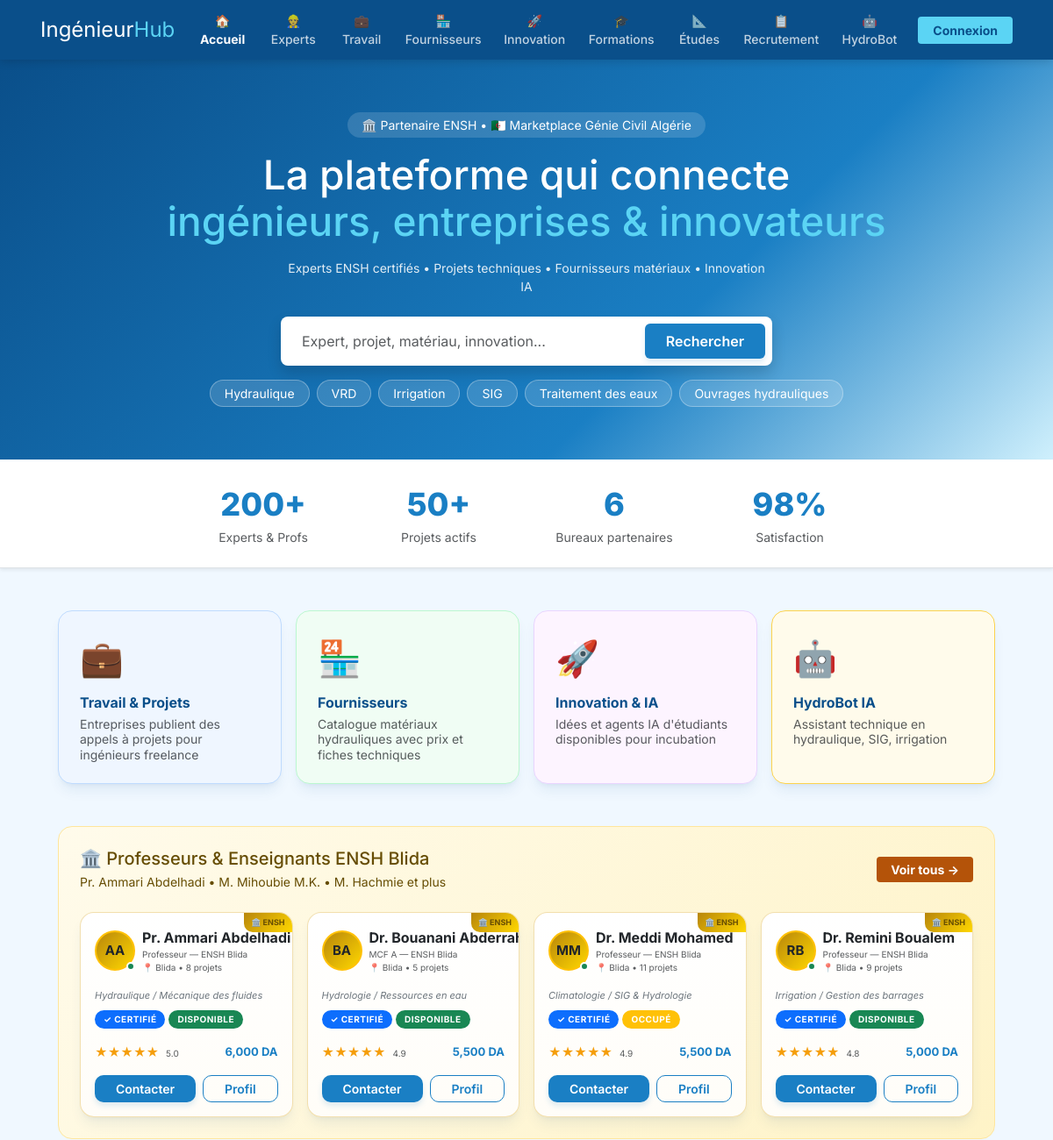
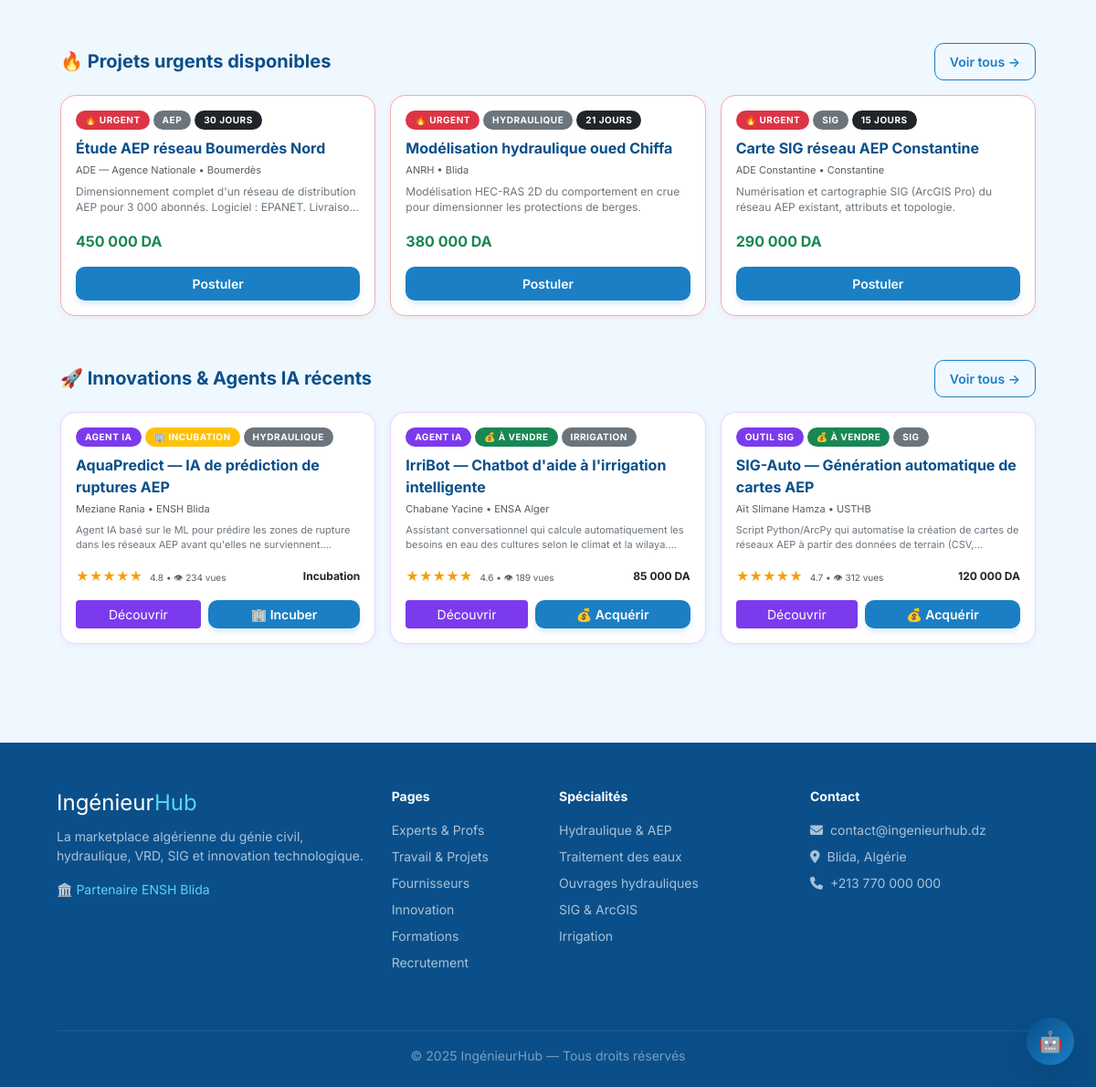
The page / on the database its author committed (2 pictures, top to bottom).
### tables this page shows
CREATE TABLE IF NOT EXISTS `experts` (
    `id` INT AUTO_INCREMENT PRIMARY KEY,
    `nom` VARCHAR(100) NOT NULL,
    `email` VARCHAR(100) NULL UNIQUE,
    `spec` VARCHAR(255) NOT NULL,
    `wilaya` VARCHAR(50) NOT NULL,
    `note` DECIMAL(2,1) NOT NULL,
    `avis` INT NOT NULL DEFAULT 0,
    `prix` INT NOT NULL,
    `dispo` TINYINT(1) NOT NULL DEFAULT 1,
    `online` TINYINT(1) NOT NULL DEFAULT 0,
    `certifie` TINYINT(1) NOT NULL DEFAULT 1,
    `img` VARCHAR(5) NOT NULL,  
    `ensh` TINYINT(1) NOT NULL DEFAULT 0,
    `grade` VARCHAR(100) NOT NULL,
    `domaines` VARCHAR(255) NOT NULL,  
    `projets` INT NOT NULL DEFAULT 0
);

CREATE TABLE IF NOT EXISTS `problematiques` (
    `id` INT AUTO_INCREMENT PRIMARY KEY,
    `user_id` INT NULL,
    `titre` VARCHAR(255) NOT NULL,
    `entreprise` VARCHAR(150) NOT NULL,
    `secteur` ENUM('Étatique', 'Privé', 'International') NOT NULL,
    `wilaya` VARCHAR(50) NOT NULL,
    `budget` VARCHAR(50) NOT NULL,
    `delai` VARCHAR(50) NOT NULL,
    `domaine` VARCHAR(100) NOT NULL,
    `urgent` TINYINT(1) NOT NULL DEFAULT 0,
    `candidats` INT NOT NULL DEFAULT 0,
    `desc` TEXT NOT NULL,
    `date` VARCHAR(15) NOT NULL,
    `created_at` TIMESTAMP DEFAULT CURRENT_TIMESTAMP,
    FOREIGN KEY (`user_id`) REFERENCES `users`(`id`) ON DELETE SET NULL
);

CREATE TABLE IF NOT EXISTS `innovations` (
    `id` INT AUTO_INCREMENT PRIMARY KEY,
    `titre` VARCHAR(255) NOT NULL,
    `auteur` VARCHAR(100) NOT NULL,
    `email` VARCHAR(100) NULL,
    `type` VARCHAR(100) NOT NULL,
    `univ` VARCHAR(150) NOT NULL,
    `domaine` VARCHAR(100) NOT NULL,
    `prix` VARCHAR(50) NOT NULL,
    `tags` VARCHAR(255) NOT NULL,  
    `desc` TEXT NOT NULL,
    `note` DECIMAL(2,1) NOT NULL,
    `vues` INT NOT NULL DEFAULT 0,
    `statut` VARCHAR(50) NOT NULL,
    `created_at` TIMESTAMP DEFAULT CURRENT_TIMESTAMP
);

### pages/accueil.php (the view, shortened to what the rows shown need)
<?php
$db = getDB();
$stmt = $db->query("SELECT * FROM experts WHERE ensh = 1 LIMIT 4");
$ensh_experts = $stmt->fetchAll();
$stmt = $db->query("SELECT * FROM problematiques WHERE urgent = 1 LIMIT 3");
$urgent_projects = $stmt->fetchAll();
$stmt = $db->query("SELECT * FROM innovations LIMIT 3");
$innovations = $stmt->fetchAll();
if (!function_exists('renderStars')) {
    function renderStars($n) {
        $rounded = round($n);
        $html = '<span style="color: #f59e0b;">';
        for ($i = 1; $i <= 5; $i++) {
            $html .= $i <= $rounded ? '★' : '☆';
        }
        $html .= '</span>';
        return $html;
    }
}
?>
<div style="background: linear-gradient(135deg, var(--primary) 0%, var(--secondary) 65%, rgba(91, 212, 244, 0.22) 100%); padding: 60px 24px; text-align: center; color: #fff;">
    <h1 class="fw-extrabold mb-3 text-white" style="font-size: clamp(24px, 4.5vw, 46px); line-height: 1.15;">
        La plateforme qui connecte<br><span style="color: var(--accent);">ingénieurs, entreprises & innovateurs</span>
    </h1>
</div>
<div class="container py-5 px-3" style="max-width: 1100px;">
    <div class="rounded-4 p-4 mb-5 border-warning-subtle" style="background: linear-gradient(135deg, #fffbeb, #fef3c7); border: 1px solid #fcd34d;">
        <div class="row g-3">
            <?php foreach ($ensh_experts as $e): ?>
                <div class="col-lg-3 col-md-6">
                    <div class="card-expert card-ensh p-3 h-100 position-relative overflow-hidden">
                        <div class="position-absolute top-0 end-0 px-2 py-1 small fw-bold text-warning-emphasis text-center" style="background: linear-gradient(135deg, var(--gold), #ffd700); font-size: 9px; border-bottom-left-radius: 10px;">🏛️ ENSH</div>
                        <div class="d-flex gap-2 align-items-center mb-3">
                            <div class="position-relative">
                                <div class="rounded-circle d-flex align-items-center justify-content-center text-dark fw-bold border border-2 border-warning" style="width: 46px; height: 46px; background: linear-gradient(135deg, var(--gold), #ffd700); font-size: 15px;">
                                    <?php echo htmlspecialchars($e['img']); ?>
                                </div>
                                <?php if ($e['online']): ?>
                                    <span class="position-absolute bottom-0 end-0 bg-success rounded-circle border border-2 border-white" style="width: 10px; height: 10px;"></span>
                                <?php endif; ?>
                            </div>
                            <div class="flex-grow-1 min-w-0">
                                <div class="fw-bold fs-7 text-dark text-truncate" style="color: var(--primary);"><?php echo htmlspecialchars($e['nom']); ?></div>
                                <div class="text-muted" style="font-size: 10px;"><?php echo htmlspecialchars($e['grade']); ?></div>
                                <div class="text-muted" style="font-size: 10px;">📍 <?php echo htmlspecialchars($e['wilaya']); ?> • <?php echo $e['projets']; ?> projets</div>
                            </div>
                        </div>
                        <div class="text-secondary small mb-2 fst-italic" style="font-size: 11px;"><?php echo htmlspecialchars($e['spec']); ?></div>
                        <div class="d-flex flex-wrap gap-1 mb-3">
                            <?php if ($e['certifie']): ?>
                                <span class="custom-badge bg-primary text-white">✓ Certifié</span>
                            <?php endif; ?>
                            <?php if ($e['dispo']): ?>
                                <span class="custom-badge bg-success text-white">Disponible</span>
                            <?php else: ?>
                                <span class="custom-badge bg-warning text-white">Occupé</span>
                            <?php endif; ?>
                        </div>
                        <div class="d-flex align-items-center justify-content-between mb-3">
                            <div class="small">
                                <?php echo renderStars($e['note']); ?>
                                <span class="text-muted ms-1" style="font-size: 10px;"><?php echo $e['note']; ?></span>
                            </div>
                            <div class="fw-bold text-secondary" style="font-size: 13px; color: var(--secondary) !important;"><?php echo number_format($e['prix']); ?> DA</div>
                        </div>
                        <div class="d-flex gap-2">
                            <button class="btn btn-premium btn-sm flex-grow-1 py-1 fs-7" onclick="contactExpert(<?php echo $e['id']; ?>)">Contacter</button>
                            <button class="btn btn-premium-outline btn-sm flex-grow-1 py-1 fs-7" onclick="viewExpertProfile(<?php echo $e['id']; ?>)">Profil</button>
                        </div>
                    </div>
                </div>
            <?php endforeach; ?>
        </div>
    </div>
    <div class="d-flex align-items-center justify-content-between mb-3">
        <h2 class="fs-5 fw-bold mb-0" style="color: var(--primary);">🔥 Projets urgents disponibles</h2>
    </div>
    <div class="row g-3 mb-5">
        <?php foreach ($urgent_projects as $p): ?>
            <div class="col-md-4">
                <div class="card-project p-3 h-100 border-danger-subtle" style="box-shadow: 0 2px 8px rgba(239, 68, 68, 0.08);">
                    <div class="d-flex flex-wrap gap-1 mb-2">
                        <span class="custom-badge bg-danger text-white">🔥 URGENT</span>
                        <span class="custom-badge bg-secondary text-white"><?php echo htmlspecialchars($p['domaine']); ?></span>
                        <span class="custom-badge bg-dark text-white"><?php echo htmlspecialchars($p['delai']); ?></span>
                    </div>
                    <div class="fw-bold fs-7 mb-1" style="color: var(--primary);"><?php echo htmlspecialchars($p['titre']); ?></div>
                    <div class="text-muted mb-2" style="font-size: 11px;"><?php echo htmlspecialchars($p['entreprise']); ?> • <?php echo htmlspecialchars($p['wilaya']); ?></div>
                    <p class="text-secondary small mb-3 text-truncate-2" style="font-size: 12px; line-height: 1.4; display: -webkit-box; -webkit-line-clamp: 2; -webkit-box-orient: vertical; overflow: hidden;">
                        <?php echo htmlspecialchars($p['desc']); ?>
                    </p>
                    <div class="fw-bold text-success mb-3 fs-6"><?php echo htmlspecialchars($p['budget']); ?></div>
                    <button class="btn btn-premium btn-sm w-100 py-2 fs-7" onclick="applyToProject(<?php echo $p['id']; ?>, '<?php echo addslashes($p['titre']); ?>', '<?php echo htmlspecialchars($p['budget']); ?>', '<?php echo htmlspecialchars($p['delai']); ?>', '<?php echo htmlspecialchars($p['wilaya']); ?>')">Postuler</button>
                </div>
            </div>
        <?php endforeach; ?>
    </div>
    <div class="d-flex align-items-center justify-content-between mb-3">
        <h2 class="fs-5 fw-bold mb-0" style="color: var(--primary);">🚀 Innovations & Agents IA récents</h2>
    </div>
    <div class="row g-3">
        <?php foreach ($innovations as $inn): ?>
            <div class="col-md-4">
                <div class="card-innovation p-3 h-100 border-violet-subtle" style="border-color: #e9d5ff; box-shadow: 0 2px 8px rgba(124, 58, 237, 0.07);">
                    <div class="d-flex flex-wrap gap-1 mb-2">
                        <span class="custom-badge text-white" style="background: #7c3aed;"><?php echo htmlspecialchars($inn['type']); ?></span>
                        <span class="custom-badge text-white <?php echo $inn['statut'] == 'Cherche incubateur' ? 'bg-warning' : 'bg-success'; ?>">
                            <?php echo $inn['statut'] == 'Cherche incubateur' ? '🏢 Incubation' : '💰 À vendre'; ?>
                        </span>
                        <span class="custom-badge bg-secondary text-white"><?php echo htmlspecialchars($inn['domaine']); ?></span>
                    </div>
                    <div class="fw-bold fs-7 mb-1" style="color: var(--primary);"><?php echo htmlspecialchars($inn['titre']); ?></div>
                    <div class="text-muted mb-2" style="font-size: 11px;"><?php echo htmlspecialchars($inn['auteur']); ?> • <?php echo htmlspecialchars($inn['univ']); ?></div>
                    <p class="text-secondary small mb-3 text-truncate-2" style="font-size: 11px; line-height: 1.4; display: -webkit-box; -webkit-line-clamp: 2; -webkit-box-orient: vertical; overflow: hidden;">
                        <?php echo htmlspecialchars($inn['desc']); ?>
                    </p>
                    <div class="d-flex justify-content-between align-items-center mb-3">
                        <div class="small">
                            <?php echo renderStars($inn['note']); ?>
                            <span class="text-muted ms-1" style="font-size: 10px;"><?php echo $inn['note']; ?> • 👁 <?php echo $inn['vues']; ?> vues</span>
                        </div>
                        <div class="fw-bold text-dark" style="font-size: 12px;"><?php echo htmlspecialchars($inn['prix']); ?></div>
                    </div>
                    <div class="d-flex gap-2">
                        <button class="btn btn-sm text-white flex-grow-1 py-1 fs-7" style="background: #7c3aed;" onclick="viewInnovationDetails(<?php echo $inn['id']; ?>)">Découvrir</button>
                        <button class="btn btn-premium btn-sm flex-grow-1 py-1 fs-7" onclick="proposeIncubation(<?php echo $inn['id']; ?>, '<?php echo addslashes($inn['titre']); ?>', '<?php echo htmlspecialchars($inn['statut']); ?>')">
                            <?php echo $inn['statut'] == 'Cherche incubateur' ? '🏢 Incuber' : '💰 Acquérir'; ?>
                        </button>
                    </div>
                </div>
            </div>
        <?php endforeach; ?>
    </div>
</div>

### rows shown on the page
experts: img "AA", online 1 (drawn), nom "Pr. Ammari Abdelhadi", grade "Professeur — ENSH Blida", wilaya "Blida", projets "8", spec "Hydraulique / Mécanique des fluides", certifie "✓ CERTIFIÉ", dispo "DISPONIBLE", note "★★★★★", note "5.0", prix "6,000"
experts: img "BA", nom "Dr. Bouanani…", grade "MCF A — ENSH Blida", wilaya "Blida", projets "5", spec "Hydrologie / Ressources en eau", certifie "✓ CERTIFIÉ", dispo "DISPONIBLE", note "★★★★★", note "4.9", prix "5,500"
experts: img "MM", online 1 (drawn), nom "Dr. Meddi Mohamed", grade "Professeur — ENSH Blida", wilaya "Blida", projets "11", spec "Climatologie / SIG & Hydrologie", certifie "✓ CERTIFIÉ", dispo "OCCUPÉ", note "★★★★★", note "4.9", prix "5,500"
experts: img "RB", online 1 (drawn), nom "Dr. Remini Boualem", grade "Professeur — ENSH Blida", wilaya "Blida", projets "9", spec "Irrigation / Gestion des barrages", certifie "✓ CERTIFIÉ", dispo "DISPONIBLE", note "★★★★★", note "4.8", prix "5,000"
problematiques: domaine "AEP", delai "30 JOURS", titre "Étude AEP réseau Boumerdès Nord", entreprise "ADE — Agence Nationale", wilaya "Boumerdès", desc "Dimensionnement complet d'un réseau de distribution AEP pour 3 000 abonnés. Logiciel : EPANET.…", budget "450 000 DA"
problematiques: domaine "HYDRAULIQUE", delai "21 JOURS", titre "Modélisation hydraulique oued Chiffa", entreprise "ANRH", wilaya "Blida", desc "Modélisation HEC-RAS 2D du comportement en crue pour dimensionner les protections de berges.", budget "380 000 DA"
problematiques: domaine "SIG", delai "15 JOURS", titre "Carte SIG réseau AEP Constantine", entreprise "ADE Constantine", wilaya "Constantine", desc "Numérisation et cartographie SIG (ArcGIS Pro) du réseau AEP existant, attributs et topologie.", budget "290 000 DA"
innovations: type "AGENT IA", shows "🏢 INCUBATION", domaine "HYDRAULIQUE", titre "AquaPredict — IA de prédiction de ruptures AEP", auteur "Meziane Rania", univ "ENSH Blida", desc "Agent IA basé sur le ML pour prédire les zones de rupture dans les réseaux AEP avant qu'elles ne…", note "★★★★★", note "4.8", vues "234", prix "Incubation", shows "🏢 Incuber"
innovations: type "AGENT IA", statut "💰 À VENDRE", domaine "IRRIGATION", titre "IrriBot — Chatbot d'aide à l'irrigation intelligente", auteur "Chabane Yacine", univ "ENSA Alger", desc "Assistant conversationnel qui calcule automatiquement les besoins en eau des cultures selon le climat et la…", note "★★★★★", note "4.6", vues "189", prix "85 000 DA"
innovations: type "OUTIL SIG", statut "💰 À VENDRE", domaine "SIG", titre "SIG-Auto — Génération automatique de cartes AEP", auteur "Aït Slimane Hamza", univ "USTHB", desc "Script Python/ArcPy qui automatise la création de cartes de réseaux AEP à partir des données de terrain…", note "★★★★★", note "4.7", vues "312", prix "120 000 DA"

### other values the page prints
$tag "Hydraulique"
$tag "VRD"
$tag "Irrigation"
$tag "SIG"
$tag "Traitement des eaux"
$tag "Ouvrages hydrauliques"
